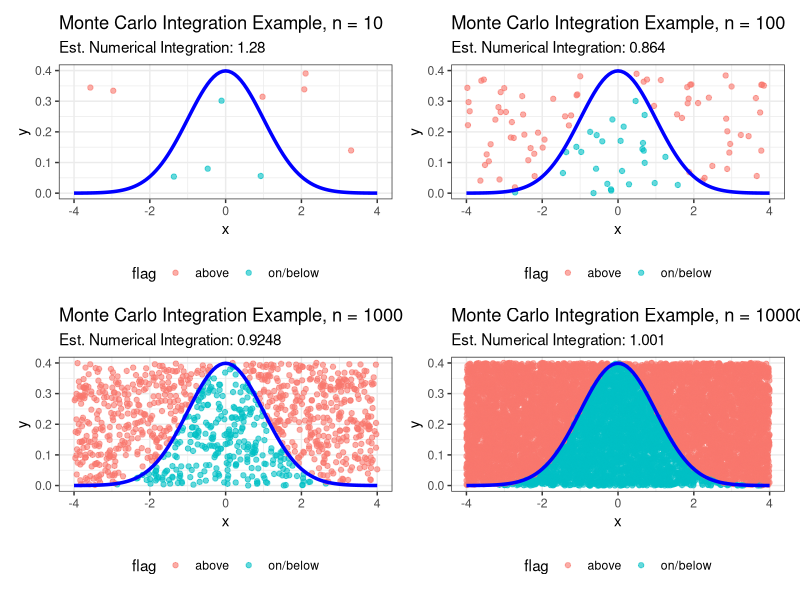

This chart was generated by the following R code:
library(tidyverse)
library(patchwork)

set.seed(184)

make_mc_plot <- function(n) {
  mc_df <- tibble(
    x = runif(n, -4, 4),
    y = runif(n, 0, 0.4)
  ) |>
    mutate(
      density_y = dnorm(x, mean = 0, sd = 1),
      flag = if_else(y <= density_y, "on/below", "above"),
      hit = if_else(flag == "on/below", 1, 0)
    )
  
  est_int <- mean(mc_df$hit) * (4 - (-4)) * (0.4 - 0)
  
  ggplot(mc_df, aes(x = x, y = y, color = flag)) +
    geom_point(alpha = 0.6, size = 1.5) +
    stat_function(
      fun = dnorm,
      args = list(mean = 0, sd = 1),
      xlim = c(-4, 4),
      linewidth = 1.2,
      color = "blue"
    ) +
    scale_color_manual(values = c("above" = "#F8766D", "on/below" = "#00BFC4")) +
    scale_x_continuous(limits = c(-4, 4)) +
    scale_y_continuous(limits = c(0, 0.4)) +
    labs(
      title = paste("Monte Carlo Integration Example, n =", n),
      subtitle = paste("Est. Numerical Integration:", round(est_int, 4)),
      x = "x",
      y = "y",
      color = "flag"
    ) +
    theme_bw() +
    theme(legend.position = "bottom")
}

plot10 <- make_mc_plot(10)
plot100 <- make_mc_plot(100)
plot1000 <- make_mc_plot(1000)
plot10000 <- make_mc_plot(10000)

(plot10 + plot100) / (plot1000 + plot10000) 
